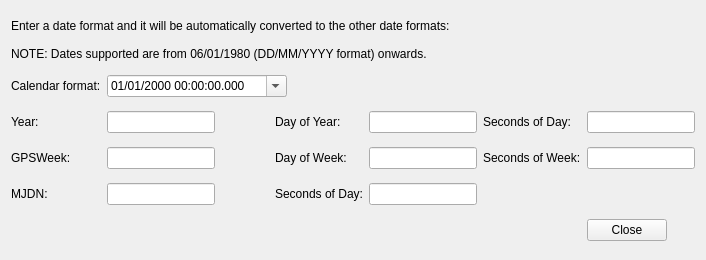
<?xml version="1.0" encoding="UTF-8"?>
<ui version="4.0">
 <class>GNSS_Date_Converter</class>
 <widget class="QWidget" name="GNSS_Date_Converter">
  <property name="geometry">
   <rect>
    <x>0</x>
    <y>0</y>
    <width>706</width>
    <height>260</height>
   </rect>
  </property>
  <property name="sizePolicy">
   <sizepolicy hsizetype="Fixed" vsizetype="Fixed">
    <horstretch>0</horstretch>
    <verstretch>0</verstretch>
   </sizepolicy>
  </property>
  <property name="minimumSize">
   <size>
    <width>706</width>
    <height>260</height>
   </size>
  </property>
  <property name="maximumSize">
   <size>
    <width>706</width>
    <height>260</height>
   </size>
  </property>
  <property name="windowTitle">
   <string>GNSS Date Converter</string>
  </property>
  <layout class="QGridLayout" name="gridLayout">
   <item row="5" column="4">
    <widget class="QLineEdit" name="lineEditDateConverterSoD_MJDN">
     <property name="sizePolicy">
      <sizepolicy hsizetype="Fixed" vsizetype="Fixed">
       <horstretch>0</horstretch>
       <verstretch>0</verstretch>
      </sizepolicy>
     </property>
     <property name="styleSheet">
      <string notr="true">color: rgb(0, 0, 0);</string>
     </property>
     <property name="clearButtonEnabled">
      <bool>true</bool>
     </property>
    </widget>
   </item>
   <item row="2" column="0">
    <widget class="QLabel" name="label_2">
     <property name="toolTip">
      <string>Enter date in calendar format (DD/MM/YYYY HH:MM:SS.zzz). &quot;zzz&quot; stands for milliseconds.</string>
     </property>
     <property name="styleSheet">
      <string notr="true">color: rgb(0, 0, 0);</string>
     </property>
     <property name="text">
      <string>Calendar format:</string>
     </property>
    </widget>
   </item>
   <item row="4" column="1">
    <widget class="QLineEdit" name="lineEditDateConverterGPSWeek">
     <property name="sizePolicy">
      <sizepolicy hsizetype="Fixed" vsizetype="Fixed">
       <horstretch>0</horstretch>
       <verstretch>0</verstretch>
      </sizepolicy>
     </property>
     <property name="styleSheet">
      <string notr="true">color: rgb(0, 0, 0);</string>
     </property>
     <property name="clearButtonEnabled">
      <bool>true</bool>
     </property>
    </widget>
   </item>
   <item row="3" column="1">
    <widget class="QLineEdit" name="lineEditDateConverterYear">
     <property name="sizePolicy">
      <sizepolicy hsizetype="Fixed" vsizetype="Fixed">
       <horstretch>0</horstretch>
       <verstretch>0</verstretch>
      </sizepolicy>
     </property>
     <property name="styleSheet">
      <string notr="true">color: rgb(0, 0, 0);</string>
     </property>
     <property name="clearButtonEnabled">
      <bool>true</bool>
     </property>
    </widget>
   </item>
   <item row="5" column="1">
    <widget class="QLineEdit" name="lineEditDateConverterMJDN">
     <property name="sizePolicy">
      <sizepolicy hsizetype="Fixed" vsizetype="Fixed">
       <horstretch>0</horstretch>
       <verstretch>0</verstretch>
      </sizepolicy>
     </property>
     <property name="styleSheet">
      <string notr="true">color: rgb(0, 0, 0);</string>
     </property>
     <property name="clearButtonEnabled">
      <bool>true</bool>
     </property>
    </widget>
   </item>
   <item row="3" column="0">
    <widget class="QLabel" name="label">
     <property name="sizePolicy">
      <sizepolicy hsizetype="Preferred" vsizetype="Preferred">
       <horstretch>0</horstretch>
       <verstretch>0</verstretch>
      </sizepolicy>
     </property>
     <property name="toolTip">
      <string>Year (in calendar format).</string>
     </property>
     <property name="styleSheet">
      <string notr="true">color: rgb(0, 0, 0);</string>
     </property>
     <property name="text">
      <string>Year:</string>
     </property>
    </widget>
   </item>
   <item row="3" column="4">
    <widget class="QLineEdit" name="lineEditDateConverterDoY">
     <property name="sizePolicy">
      <sizepolicy hsizetype="Fixed" vsizetype="Fixed">
       <horstretch>0</horstretch>
       <verstretch>0</verstretch>
      </sizepolicy>
     </property>
     <property name="styleSheet">
      <string notr="true">color: rgb(0, 0, 0);</string>
     </property>
     <property name="clearButtonEnabled">
      <bool>true</bool>
     </property>
    </widget>
   </item>
   <item row="3" column="3">
    <widget class="QLabel" name="label_3">
     <property name="sizePolicy">
      <sizepolicy hsizetype="Preferred" vsizetype="Preferred">
       <horstretch>0</horstretch>
       <verstretch>0</verstretch>
      </sizepolicy>
     </property>
     <property name="toolTip">
      <string>Day of Year. Range is [1 to 366].</string>
     </property>
     <property name="styleSheet">
      <string notr="true">color: rgb(0, 0, 0);</string>
     </property>
     <property name="text">
      <string>Day of Year:</string>
     </property>
    </widget>
   </item>
   <item row="3" column="5">
    <widget class="QLabel" name="label_4">
     <property name="sizePolicy">
      <sizepolicy hsizetype="Preferred" vsizetype="Preferred">
       <horstretch>0</horstretch>
       <verstretch>0</verstretch>
      </sizepolicy>
     </property>
     <property name="toolTip">
      <string>Seconds of day. Range is [0 to 86400).</string>
     </property>
     <property name="styleSheet">
      <string notr="true">color: rgb(0, 0, 0);</string>
     </property>
     <property name="text">
      <string>Seconds of Day:</string>
     </property>
    </widget>
   </item>
   <item row="4" column="0">
    <widget class="QLabel" name="label_6">
     <property name="sizePolicy">
      <sizepolicy hsizetype="Preferred" vsizetype="Preferred">
       <horstretch>0</horstretch>
       <verstretch>0</verstretch>
      </sizepolicy>
     </property>
     <property name="toolTip">
      <string>GPS week number (without rollover). The GPS week starts on the 6&lt;sup&gt;th&lt;/sup&gt; of January of 1980. </string>
     </property>
     <property name="styleSheet">
      <string notr="true">color: rgb(0, 0, 0);</string>
     </property>
     <property name="text">
      <string>GPSWeek:</string>
     </property>
    </widget>
   </item>
   <item row="4" column="5">
    <widget class="QLabel" name="label_8">
     <property name="sizePolicy">
      <sizepolicy hsizetype="Preferred" vsizetype="Preferred">
       <horstretch>0</horstretch>
       <verstretch>0</verstretch>
      </sizepolicy>
     </property>
     <property name="toolTip">
      <string>Seconds of Week, starting on Sunday. Range is [0-604800).</string>
     </property>
     <property name="styleSheet">
      <string notr="true">color: rgb(0, 0, 0);</string>
     </property>
     <property name="text">
      <string>Seconds of Week:</string>
     </property>
    </widget>
   </item>
   <item row="3" column="6">
    <widget class="QLineEdit" name="lineEditDateConverterSoD">
     <property name="sizePolicy">
      <sizepolicy hsizetype="Fixed" vsizetype="Fixed">
       <horstretch>0</horstretch>
       <verstretch>0</verstretch>
      </sizepolicy>
     </property>
     <property name="styleSheet">
      <string notr="true">color: rgb(0, 0, 0);</string>
     </property>
     <property name="clearButtonEnabled">
      <bool>true</bool>
     </property>
    </widget>
   </item>
   <item row="4" column="4">
    <widget class="QLineEdit" name="lineEditDateConverterDoW">
     <property name="sizePolicy">
      <sizepolicy hsizetype="Fixed" vsizetype="Fixed">
       <horstretch>0</horstretch>
       <verstretch>0</verstretch>
      </sizepolicy>
     </property>
     <property name="styleSheet">
      <string notr="true">color: rgb(0, 0, 0);</string>
     </property>
     <property name="clearButtonEnabled">
      <bool>true</bool>
     </property>
    </widget>
   </item>
   <item row="4" column="3">
    <widget class="QLabel" name="label_7">
     <property name="sizePolicy">
      <sizepolicy hsizetype="Preferred" vsizetype="Preferred">
       <horstretch>0</horstretch>
       <verstretch>0</verstretch>
      </sizepolicy>
     </property>
     <property name="toolTip">
      <string>Day of week, starting on Sunday. Range is [0-6]. Day 0 is Sunday.</string>
     </property>
     <property name="styleSheet">
      <string notr="true">color: rgb(0, 0, 0);</string>
     </property>
     <property name="text">
      <string>Day of Week:</string>
     </property>
    </widget>
   </item>
   <item row="5" column="0">
    <widget class="QLabel" name="label_9">
     <property name="sizePolicy">
      <sizepolicy hsizetype="Preferred" vsizetype="Preferred">
       <horstretch>0</horstretch>
       <verstretch>0</verstretch>
      </sizepolicy>
     </property>
     <property name="toolTip">
      <string>Modified Julian Day Number (MJDN). &lt;br&gt;&lt;br&gt;The Julian day is a continuous count of days since midday January 14713 BC.&lt;br&gt;&lt;br&gt;The modified Julian day is the Julian Day - 2400000.5. The &quot;0.5&quot; offset is to make the MJDN start at midnight instead of at midday. The modified Julian day also allows managing smaller numbers.&lt;br&gt;</string>
     </property>
     <property name="styleSheet">
      <string notr="true">color: rgb(0, 0, 0);</string>
     </property>
     <property name="text">
      <string>MJDN:</string>
     </property>
    </widget>
   </item>
   <item row="5" column="3">
    <widget class="QLabel" name="label_10">
     <property name="sizePolicy">
      <sizepolicy hsizetype="Preferred" vsizetype="Preferred">
       <horstretch>0</horstretch>
       <verstretch>0</verstretch>
      </sizepolicy>
     </property>
     <property name="toolTip">
      <string>Seconds of day. Range is [0 to 86400).</string>
     </property>
     <property name="styleSheet">
      <string notr="true">color: rgb(0, 0, 0);</string>
     </property>
     <property name="text">
      <string>Seconds of Day:</string>
     </property>
    </widget>
   </item>
   <item row="4" column="6">
    <widget class="QLineEdit" name="lineEditDateConverterSoW">
     <property name="sizePolicy">
      <sizepolicy hsizetype="Fixed" vsizetype="Fixed">
       <horstretch>0</horstretch>
       <verstretch>0</verstretch>
      </sizepolicy>
     </property>
     <property name="styleSheet">
      <string notr="true">color: rgb(0, 0, 0);</string>
     </property>
     <property name="clearButtonEnabled">
      <bool>true</bool>
     </property>
    </widget>
   </item>
   <item row="2" column="1" colspan="3">
    <widget class="QFrame" name="frame">
     <property name="sizePolicy">
      <sizepolicy hsizetype="Minimum" vsizetype="Fixed">
       <horstretch>0</horstretch>
       <verstretch>0</verstretch>
      </sizepolicy>
     </property>
     <property name="maximumSize">
      <size>
       <width>180</width>
       <height>16777215</height>
      </size>
     </property>
     <property name="frameShape">
      <enum>QFrame::NoFrame</enum>
     </property>
     <property name="frameShadow">
      <enum>QFrame::Raised</enum>
     </property>
     <layout class="QGridLayout" name="gridLayout_2">
      <property name="leftMargin">
       <number>0</number>
      </property>
      <property name="topMargin">
       <number>0</number>
      </property>
      <property name="rightMargin">
       <number>0</number>
      </property>
      <property name="bottomMargin">
       <number>0</number>
      </property>
      <item row="0" column="0">
       <widget class="QDateTimeEdit" name="dateTimeEditDateConverterCalendar">
        <property name="sizePolicy">
         <sizepolicy hsizetype="Fixed" vsizetype="Fixed">
          <horstretch>0</horstretch>
          <verstretch>0</verstretch>
         </sizepolicy>
        </property>
        <property name="minimumSize">
         <size>
          <width>180</width>
          <height>0</height>
         </size>
        </property>
        <property name="styleSheet">
         <string notr="true">color: rgb(0, 0, 0);</string>
        </property>
        <property name="minimumDate">
         <date>
          <year>1980</year>
          <month>1</month>
          <day>6</day>
         </date>
        </property>
        <property name="displayFormat">
         <string>dd/MM/yyyy HH:mm:ss.zzz</string>
        </property>
        <property name="calendarPopup">
         <bool>true</bool>
        </property>
       </widget>
      </item>
     </layout>
    </widget>
   </item>
   <item row="6" column="6">
    <widget class="QPushButton" name="pushButtonDateConverterOk">
     <property name="sizePolicy">
      <sizepolicy hsizetype="Fixed" vsizetype="Fixed">
       <horstretch>0</horstretch>
       <verstretch>0</verstretch>
      </sizepolicy>
     </property>
     <property name="focusPolicy">
      <enum>Qt::StrongFocus</enum>
     </property>
     <property name="styleSheet">
      <string notr="true">color: rgb(0, 0, 0);</string>
     </property>
     <property name="text">
      <string>Close</string>
     </property>
    </widget>
   </item>
   <item row="0" column="0" colspan="6">
    <widget class="QLabel" name="label_5">
     <property name="sizePolicy">
      <sizepolicy hsizetype="Preferred" vsizetype="Fixed">
       <horstretch>0</horstretch>
       <verstretch>0</verstretch>
      </sizepolicy>
     </property>
     <property name="styleSheet">
      <string notr="true">color: rgb(0, 0, 0);</string>
     </property>
     <property name="text">
      <string>Enter a date format and it will be automatically converted to the other date formats:</string>
     </property>
    </widget>
   </item>
   <item row="1" column="0" colspan="7">
    <widget class="QLabel" name="label_11">
     <property name="sizePolicy">
      <sizepolicy hsizetype="Fixed" vsizetype="Fixed">
       <horstretch>0</horstretch>
       <verstretch>0</verstretch>
      </sizepolicy>
     </property>
     <property name="styleSheet">
      <string notr="true">color: rgb(0, 0, 0);</string>
     </property>
     <property name="text">
      <string>NOTE: Dates supported are from 06/01/1980 (DD/MM/YYYY format) onwards.</string>
     </property>
    </widget>
   </item>
  </layout>
 </widget>
 <tabstops>
  <tabstop>dateTimeEditDateConverterCalendar</tabstop>
  <tabstop>lineEditDateConverterYear</tabstop>
  <tabstop>lineEditDateConverterDoY</tabstop>
  <tabstop>lineEditDateConverterSoD</tabstop>
  <tabstop>lineEditDateConverterGPSWeek</tabstop>
  <tabstop>lineEditDateConverterDoW</tabstop>
  <tabstop>lineEditDateConverterSoW</tabstop>
  <tabstop>lineEditDateConverterMJDN</tabstop>
  <tabstop>lineEditDateConverterSoD_MJDN</tabstop>
  <tabstop>pushButtonDateConverterOk</tabstop>
 </tabstops>
 <resources/>
 <connections/>
</ui>
